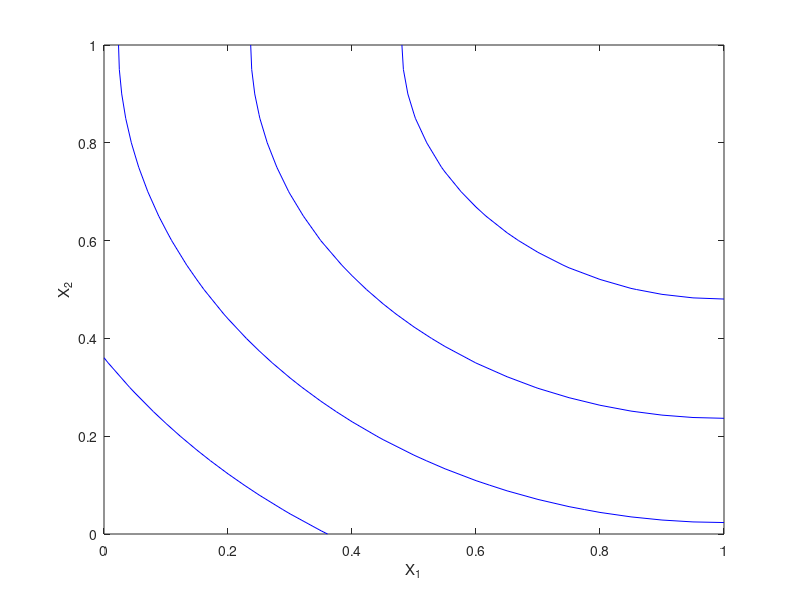

The MATLAB source for this figure: (Note: this script raises an error after producing the figure.)
mu1 = [1 1];
sigma = [1 0; 0 1];

 
x1 = 0:.05:1;
x2 = 0:.05:1;
% x1 = -3:.05:3;
% x2 = -3:.05:3;

[X1,X2] = meshgrid(x1,x2);
X = [X1(:) X2(:)];

y1 = mvnpdf(X,mu1,sigma);
y1 = reshape(y1,length(x2),length(x1));

figure
c1 = contour(x1,x2,y1,[4], 'b');
f1 = gca;
xlabel('X_1')
ylabel('X_2')
f1.XAxisLocation ='bottom';
xticks([0 1])
xticklabels({'0', 'X_1_m_a_x'})
f1.YAxisLocation ='left';
yticks([0 1])
yticklabels({'0', 'X_2_m_a_x'})
hold on
scatter(1,1,'MarkerEdgeColor','b',...
              'MarkerFaceColor','b',...
              'LineWidth',1.5)
text(1,1.03,'U_B_m_a_x')
text(0.65,0.65,'U_B_1')
text(0.5,0.5,'U_B_2')
text(0.35,0.35,'U_B_3')
text(0.2,0.2,'U_B_4')
text(0.53,0.9,'U_B_m_a_x > U_B_1 > U_B_2 > U_B_3 > U_B_4')
